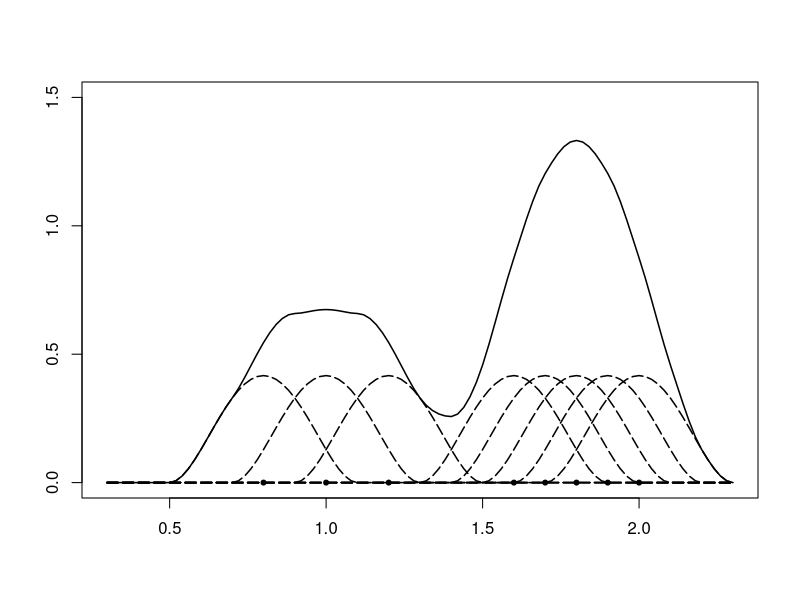

Here is the R script that generated this plot:
setwd("C:/Users/Harold/Dropbox/MA_Knowledge_and_Info/Thesis/thesis/img")

pts <- c(0.8, 1, 1.2, 1.6, 1.7, 1.8, 1.9, 2.0)
N <- length(pts)

evals <- seq(0.3, 2.3, 0.02)

h <- 0.3

K <- function(x, x0, h=1) {
  d2 <- (x-x0)^2/h^2
  R <- 1/(h*N)*(1 - d2)^2
  R[d2>1] <- 0
  R
}

pdf(file="kernel1d.pdf")
plot(pts, rep(0, N), ylim=c(0,1.5), xlim=c(0.3,2.3), pch=20, xlab=NA, ylab=NA)

F <- rep(0, length(evals))
for (pt in pts) {
  Y <- K(evals, pt, h)
  F <- F + Y
  lines(evals, Y, lty="longdash", lwd=1.5)
}

lines(evals, F, lwd=1.5)
dev.off()
